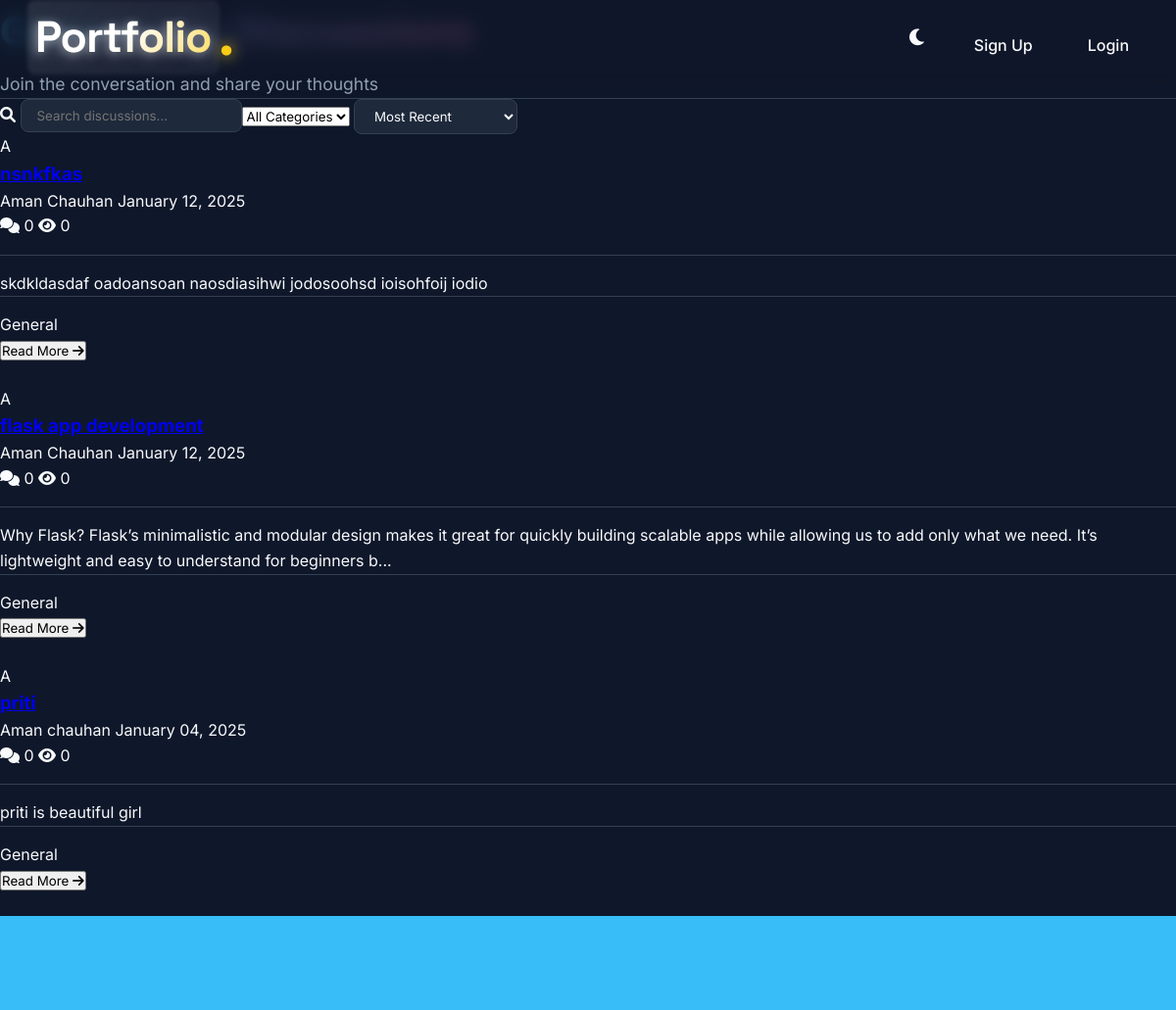
The page /discussions on the database its author committed.
### app.py (models this page shows)
class Discussion(db.Model):
    id = db.Column(db.Integer, primary_key=True)
    title = db.Column(db.String(200), nullable=False)
    content = db.Column(db.Text, nullable=False)
    created_at = db.Column(db.DateTime, default=datetime.utcnow)
    updated_at = db.Column(db.DateTime, default=datetime.utcnow, onupdate=datetime.utcnow)
    student_id = db.Column(db.Integer, db.ForeignKey('student.id'), nullable=False)
    comments = db.relationship('Comment', backref='discussion', lazy=True, cascade='all, delete-orphan')

class Student(UserMixin, db.Model):
    id = db.Column(db.Integer, primary_key=True)
    username = db.Column(db.String(80), unique=True, nullable=False)
    password_hash = db.Column(db.String(120), nullable=False)
    name = db.Column(db.String(100), nullable=False)
    email = db.Column(db.String(120), unique=True, nullable=False)
    bio = db.Column(db.Text)
    profile_image = db.Column(db.String(200))
    resume_url = db.Column(db.String(200))
    github_url = db.Column(db.String(200))
    linkedin_url = db.Column(db.String(200))
    skills = db.relationship('Skill', backref='student', lazy=True)
    projects = db.relationship('Project', backref='student', lazy=True)
    certificates = db.relationship('Certificate', backref='student', lazy=True)
    education = db.relationship('Education', backref='student', lazy=True)
    discussions = db.relationship('Discussion', backref='author', lazy=True)
    comments = db.relationship('Comment', backref='author', lazy=True)
    shared_files = db.relationship('SharedFile', backref='author', lazy=True)

### app.py (the view)
@app.route('/discussions')
def discussions():
    try:
        discussions = Discussion.query.order_by(Discussion.created_at.desc()).all()
        return render_template('discussions.html', discussions=discussions)
    except Exception as e:
        print(f"Error in discussions route: {str(e)}")
        flash('Error loading discussions', 'error')
        return redirect(url_for('home'))

### app.py (called while the page is built)
@app.before_request
def check_db_connection():
    try:
        with db.engine.connect() as connection:
            connection.execute(text("SELECT 1"))
            connection.commit()
    except Exception as e:
        print(f"Database connection error: {str(e)}")
        return "Database connection error. Please try again later.", 500

### templates/discussions.html (shortened to what this page needs)
{% extends "base.html" %}
{% block content %}
<div class="discussions-wrapper">
    <div class="discussions-container">
        <header class="page-header">
            <div class="header-content">
                <h1 class="gradient-heading">Community Discussions</h1>
                <p class="header-subtitle">Join the conversation and share your thoughts</p>
            </div>
        </header>
        <div class="filters-section">
            <div class="search-bar">
                <i class="fas fa-search search-icon"></i>
                <input type="text" class="search-input" placeholder="Search discussions...">
            </div>
            <div class="filter-options">
                <select class="filter-select">
                    <option value="all">All Categories</option>
                </select>
                <select class="sort-select">
                    <option value="recent">Most Recent</option>
                </select>
            </div>
        </div>
        <div class="discussions-grid">
            {% for discussion in discussions %}
            <article class="discussion-card">
                <div class="card-header">
                    <div class="author-info">
                        <div class="avatar">
                            {% if discussion.author.profile_image %}
                            <img src="{{ discussion.author.profile_image }}" alt="Avatar">
                            {% else %}
                            <div class="avatar-placeholder">{{ discussion.author.name[0] }}</div>
                            {% endif %}
                        </div>
                        <div class="post-info">
                            <h3 class="post-title">
                                <a href="{{ url_for('discussion_detail', id=discussion.id) }}">{{ discussion.title }}</a>
                            </h3>
                            <div class="post-meta">
                                <span class="author-name">{{ discussion.author.name }}</span>
                                <span class="post-date">{{ discussion.created_at.strftime('%B %d, %Y') }}</span>
                            </div>
                        </div>
                    </div>
                    <div class="engagement-stats">
                        <span class="stat"><i class="fas fa-comments"></i> {{ discussion.comments|length }}</span>
                        <span class="stat"><i class="fas fa-eye"></i> {{ discussion.views|default(0) }}</span>
                    </div>
                </div>
                <div class="card-content">
                    <p class="preview-text">{{ discussion.content[:200] }}{% if discussion.content|length > 200 %}...{% endif %}</p>
                </div>
                <div class="card-footer">
                    <div class="tags">
                        <span class="tag">{{ discussion.category|default('General') }}</span>
                    </div>
                    <button class="btn-read-more" onclick="window.location.href='{{ url_for('discussion_detail', id=discussion.id) }}'">
                        Read More <i class="fas fa-arrow-right"></i>
                    </button>
                </div>
            </article>
            {% endfor %}
        </div>
    </div>
</div>
{% endblock %}

### templates/base.html (style rules this page uses)
* { margin: 0; padding: 0; box-sizing: border-box; font-family: 'Inter', sans-serif; }
body { background: var(--background); color: var(--text); }
:root[data-theme="dark"] { --primary-color: #38bdf8; --secondary-color: #f472b6; --accent-color: #facc15; --background-color: #0f172a; --card-bg: #1e293b; --text-color: #f8fafc; --text-muted: #94a3b8; --border-color: #334155; --gradient-start: #38bdf8; --gradient-end: #f472b6; --hover-color: #0ea5e9; --nav-gradient-start: #0ea5e9; --nav-gradient-end: #3b82f6; --button-gradient-start: #facc15; --button-gradient-end: #f59e0b; --shadow-color: rgba(0, 0, 0, 0.3); --glass-effect: blur(10px); --surface-glass: rgba(15, 23, 42, 0.8); }
* { margin: 0; padding: 0; box-sizing: border-box; }
body { font-family: 'Poppins', sans-serif; line-height: 1.6; color: var(--text-color); background-color: var(--background-color); transition: all 0.3s ease; min-height: 100vh; display: flex; flex-direction: column; background-image: radial-gradient(circle at 100% 0%, rgba(124, 58, 237, 0.1) 0%, transparent 50%), radial-gradient(circle at 0% 100%, rgba(236, 72, 153, 0.1) 0%, transparent 50%); background-attachment: fixed; }
.card-header { padding-bottom: 1rem; border-bottom: 1px solid var(--border-color); margin-bottom: 1rem; }
.card-content { flex: 1; }
.card-footer { margin-top: auto; padding-top: 1rem; border-top: 1px solid var(--border-color); }
.search-input, .sort-select { padding: 0.5rem 1rem; border: 1px solid var(--border-color); border-radius: 0.5rem; background: var(--card-bg); color: var(--text-color); }
.discussion-card { margin-bottom: 1.5rem; transition: transform 0.2s; }

### templates/discussions.html (style rules this page uses)
.discussions-wrapper { padding: var(--section-spacing) 0; background: var(--background-color); }
.discussions-container { max-width: var(--container-width); margin: 0 auto; padding: 0 var(--spacing-md); }
.page-header { display: flex; justify-content: space-between; align-items: center; margin-bottom: var(--spacing-xl); padding-bottom: var(--spacing-md); border-bottom: 1px solid var(--border-color); }
.gradient-heading { font-size: 2.5rem; font-weight: 800; background: linear-gradient(135deg, var(--gradient-start), var(--gradient-end)); -webkit-background-clip: text; background-clip: text; -webkit-text-fill-color: transparent; margin-bottom: 0.5rem; }
.header-subtitle { color: var(--text-muted); font-size: 1.1rem; }
.filters-section { display: flex; gap: var(--spacing-md); margin-bottom: var(--spacing-xl); flex-wrap: wrap; }

### rows shown on the page
Discussion: author "A", author.name "Aman Chauhan", created_at "January 12, 2025", comments|length "0", views "0", content "skdkldasdaf oadoansoan naosdiasihwi jodosoohsd ioisohfoij iodio", category "General"
Discussion: author "A", author.name "Aman Chauhan", created_at "January 12, 2025", comments|length "0", views "0", content "Why Flask? Flask’s minimalistic and modular design makes it great for quickly building scalable apps while allowing us to add only what we need. It’s lightweight and easy to understand for beginners b", category "General"
Discussion: author "A", author.name "Aman chauhan", created_at "January 04, 2025", comments|length "0", views "0", content "priti is beautiful girl", category "General"
